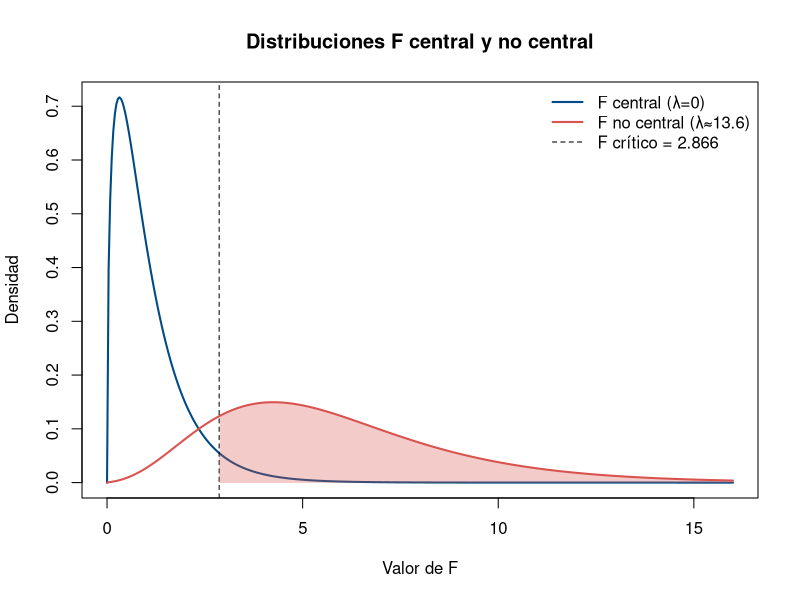
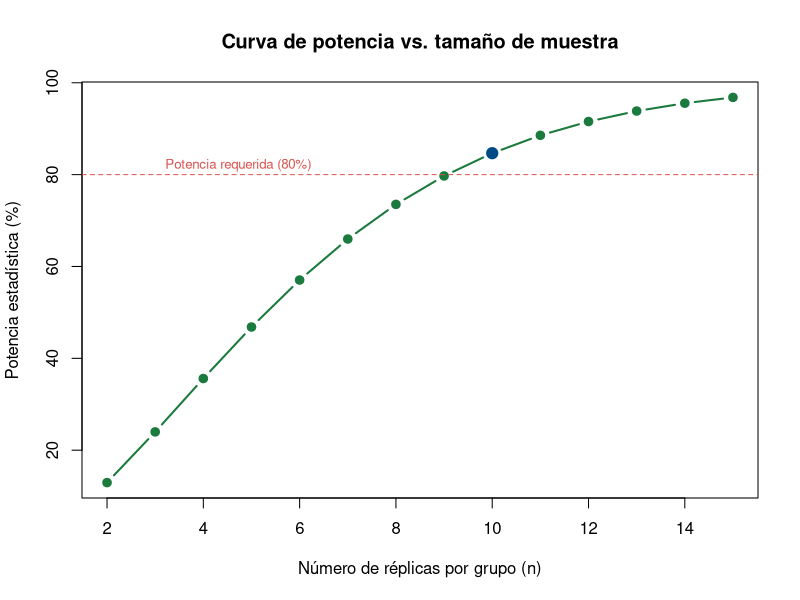

Generate these figures, in order, with R:
## ---- chunk 1
#| label: fig-f-no-central
#| fig-cap: "Distribución F central vs. no central, con la región de potencia sombreada"
x <- seq(0, 16, length.out = 400)
f_central    <- df(x, df1 = 3, df2 = 36)
f_no_central <- df(x, df1 = 3, df2 = 36, ncp = 13.60)
f_crit <- 2.866

plot(x, f_central, type = "l", col = "#004B85", lwd = 2,
     ylim = c(0, max(f_central, f_no_central)),
     xlab = "Valor de F", ylab = "Densidad",
     main = "Distribuciones F central y no central")
lines(x, f_no_central, col = "#D9534F", lwd = 2)
abline(v = f_crit, lty = 2)

# Sombrear la región de potencia (F > Fcrit bajo la no central)
x_sombra <- x[x >= f_crit]
y_sombra <- df(x_sombra, df1 = 3, df2 = 36, ncp = 13.60)
polygon(c(f_crit, x_sombra, max(x_sombra)), c(0, y_sombra, 0),
        col = rgb(0.85, 0.33, 0.31, 0.3), border = NA)

legend("topright", legend = c("F central (λ=0)", "F no central (λ≈13.6)", "F crítico = 2.866"),
       col = c("#004B85", "#D9534F", "black"), lty = c(1,1,2), lwd = c(2,2,1), bty = "n")
## ---- chunk 2
# Cálculo de la potencia estadística (1 - beta)
pf(2.866, df1 = 3, df2 = 36, ncp = 13.605, lower.tail = FALSE)
## ---- chunk 3
f_cohen <- 0.5832
k <- 4
alpha <- 0.05

n_vals <- 2:15
resultados <- data.frame(n = n_vals)
resultados$gl1 <- k - 1
resultados$gl2 <- k * (resultados$n - 1)
resultados$F_critico <- qf(1 - alpha, df1 = resultados$gl1, df2 = resultados$gl2)
resultados$lambda <- resultados$n * k * f_cohen^2
resultados$potencia <- mapply(function(fc, gl1, gl2, lam) {
  pf(fc, df1 = gl1, df2 = gl2, ncp = lam, lower.tail = FALSE)
}, resultados$F_critico, resultados$gl1, resultados$gl2, resultados$lambda)

round(resultados[, c("n","gl1","gl2","F_critico","lambda","potencia")], 4)
## ---- chunk 4
#| label: fig-curva-potencia
#| fig-cap: "Curva de potencia estadística según tamaño de muestra"
plot(resultados$n, resultados$potencia * 100, type = "b",
     col = "#1B7A3D", pch = 19, lwd = 2,
     xlab = "Número de réplicas por grupo (n)", ylab = "Potencia estadística (%)",
     main = "Curva de potencia vs. tamaño de muestra")
abline(h = 80, col = "#D9534F", lty = 2)
text(3, 82, "Potencia requerida (80%)", col = "#D9534F", cex = 0.8, pos = 4)
points(10, resultados$potencia[resultados$n == 10] * 100, pch = 19, col = "#004B85", cex = 1.5)
